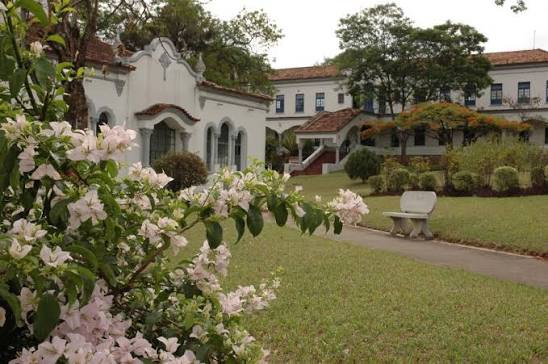
#> input picture imagens/01/puc-minas.jpg, 548 x 364 px
$ jupyter execute 01_05_ajustes_filtros_efeitos.ipynb   (shell and % lines are left out)
#> lines starting #> are read from the running program, lines starting #| are printed output that depends on the picture
# Ajustes, Filtros e Efeitos

Nesse notebook vamos explorar alguns recursos para realizar ajustes fotométricos, aplicar filtros e efeitos nas imagens.

[cell 1]
from IPython import get_ipython
if 'google.colab' in str(get_ipython()):
    print("Preparando ambiente Google Colab")
    !pip install opencv-python==5.0.0.93
    !pip install opencv-contrib-python==5.0.0.93
    !git clone https://github.com/pvoloshyn/curso-visao-computacional.git
    %cd curso-visao-computacional
else:
    pass

## Carregando bibliotecas

Nesse notebook, vamos usar as mesmas bibliotecas que trabalhamos nos notebooks anteriores.

[cell 2]
import cv2
import numpy as np
import matplotlib.pyplot as plt
import matplotlib
# Indica ao notebook to render figures in-page.
from IPython.display import Image

## 1. Ajustes Fotométricos

Ajustes fotométricos são transformações que modificam as características de iluminação, intensidade e cor de uma imagem, preservando sua estrutura geométrica e os objetos nela contidos.

### 1.1. Ajuste de Brilho e Contraste

A função `convertScaleAbs()` aplica uma transformação linear aos pixels da imagem de entrada `src`, multiplicando cada valor por um fator de escala (`alpha`) e adicionando um deslocamento (`beta`). Em seguida, calcula o valor absoluto do resultado e converte os pixels para o tipo `uint8`. <br>

---

### <font color="green">Sintaxe da Função</font>
```python
dst = cv2.convertScaleAbs(src[, dst[, alpha[, beta]]])
```

`dst`: imagem de saída. Ela terá o mesmo tamanho da imagem de entrada (`src`) e seus pixels serão convertidos para o tipo `uint8` após a aplicação da transformação linear e da operação de valor absoluto.

A função possui **1 argumento obrigatório**:

1. `src`: imagem de entrada.

Os argumentos opcionais mais utilizados incluem:

1. `alpha`: fator de escala aplicado aos valores dos pixels. O valor padrão é `1.0`. Controla o constraste da imagem.
2. `beta`: deslocamento (offset) somado aos valores dos pixels após a multiplicação por `alpha`. O valor padrão é `0`. Controla o brilho da imagem.

Essa função é frequentemente utilizada para realizar ajustes de brilho e contraste de forma simples e eficiente. Valores de `alpha` maiores que `1.0` aumentam o contraste da imagem, enquanto valores menores que `1.0` o reduzem. Já valores positivos de `beta` tornam a imagem mais clara, enquanto valores negativos a deixam mais escura.

[cell 3]
img = cv2.imread('imagens/01/puc-minas.jpg', cv2.IMREAD_COLOR)
#> img is the input picture: shape (364, 548, 3); mean B, G, R 81, 108.9, 114.6

# 3 sugestões de ajuste
scaleabs_img_1 = cv2.convertScaleAbs(img, alpha=2.0, beta=0.0)
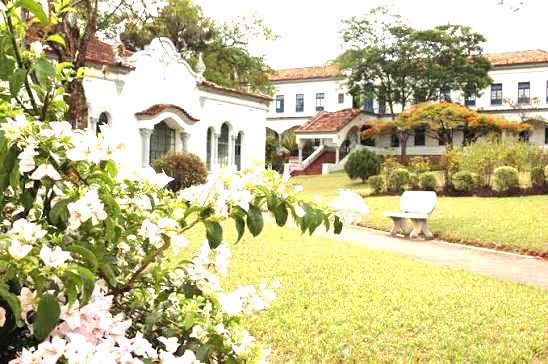
#> scaleabs_img_1: shape (364, 548, 3); mean B, G, R 141, 191.2, 197.3
scaleabs_img_2 = cv2.convertScaleAbs(img, alpha=0.3, beta=0.0)
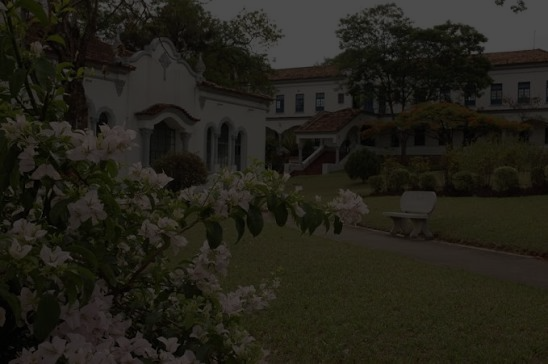
#> scaleabs_img_2: shape (364, 548, 3); mean B, G, R 24.3, 32.7, 34.4
scaleabs_img_3 = cv2.convertScaleAbs(img, alpha=1.0, beta=50.0)
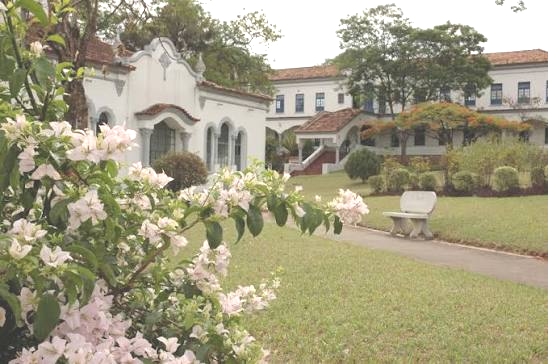
#> scaleabs_img_3: shape (364, 548, 3); mean B, G, R 128.3, 156.1, 161.7

# Apresenta imagens
plt.figure(figsize = [18, 5])
#> (this line was passed over: IPython is not available in this run)
plt.subplot(141); plt.imshow(scaleabs_img_1[:, :, ::-1])
#> (this line was passed over: IPython is not available in this run)
#> (this line was passed over: IPython is not available in this run)
plt.title('Alto Contraste')
#> (this line was passed over: IPython is not available in this run)
plt.subplot(142); plt.imshow(scaleabs_img_2[:, :, ::-1])
#> (this line was passed over: IPython is not available in this run)
#> (this line was passed over: IPython is not available in this run)
plt.title('Baixo Contraste')
#> (this line was passed over: IPython is not available in this run)
plt.subplot(143); plt.imshow(scaleabs_img_3[:, :, ::-1])
plt.title('Somente Brilho')
plt.subplot(144); plt.imshow(img[:, :, ::-1])
plt.title('Original');

$ run again, with imagens/01/tucanos.jpg copied over imagens/01/puc-minas.jpg
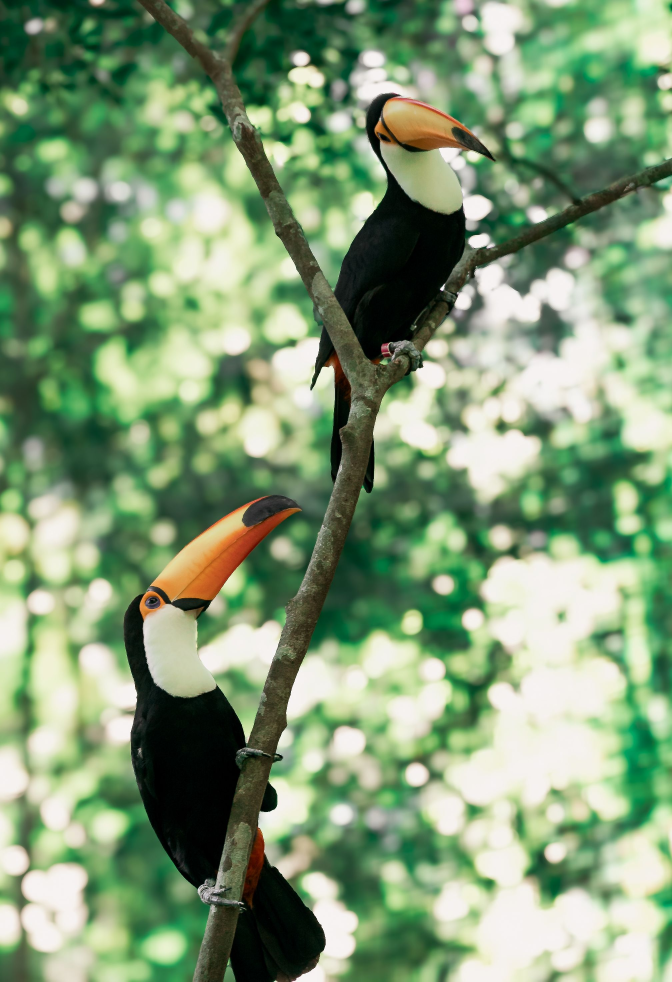
#> input picture imagens/01/tucanos.jpg, 2016 x 2944 px (shown at 1/3 size)
#> img is the input picture: shape (2944, 2016, 3); mean B, G, R 119.5, 155.5, 129.9
#> `scaleabs_img_2 = cv2.convertScaleAbs(img, alpha=0.3, beta=0.0)`:
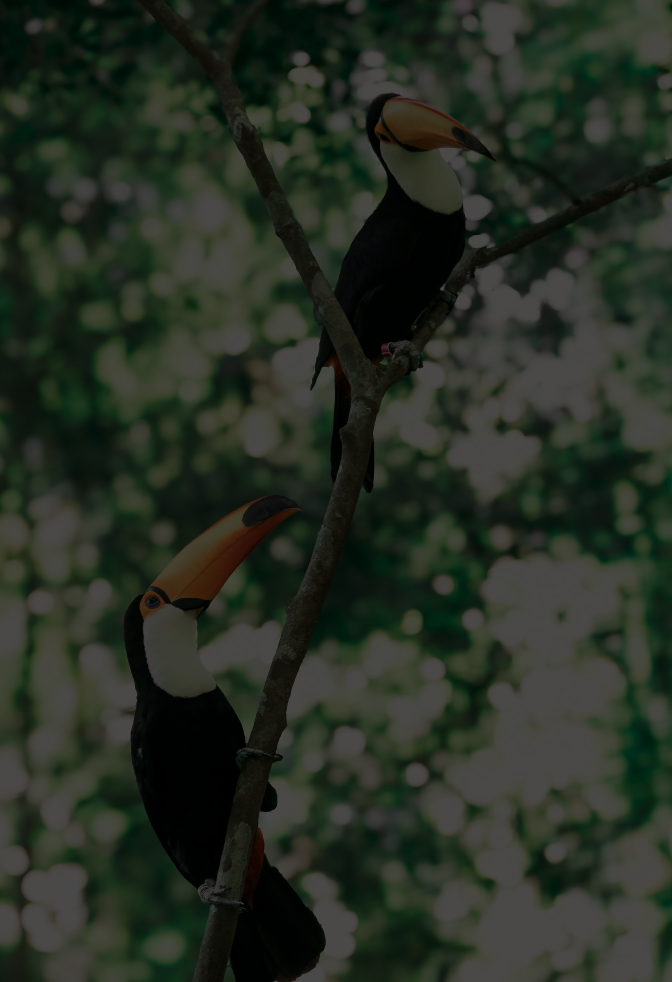
#> scaleabs_img_2: shape (2944, 2016, 3) (shown at 1/3 size); mean B, G, R 35.9, 46.7, 39
#> `scaleabs_img_3 = cv2.convertScaleAbs(img, alpha=1.0, beta=50.0)`:
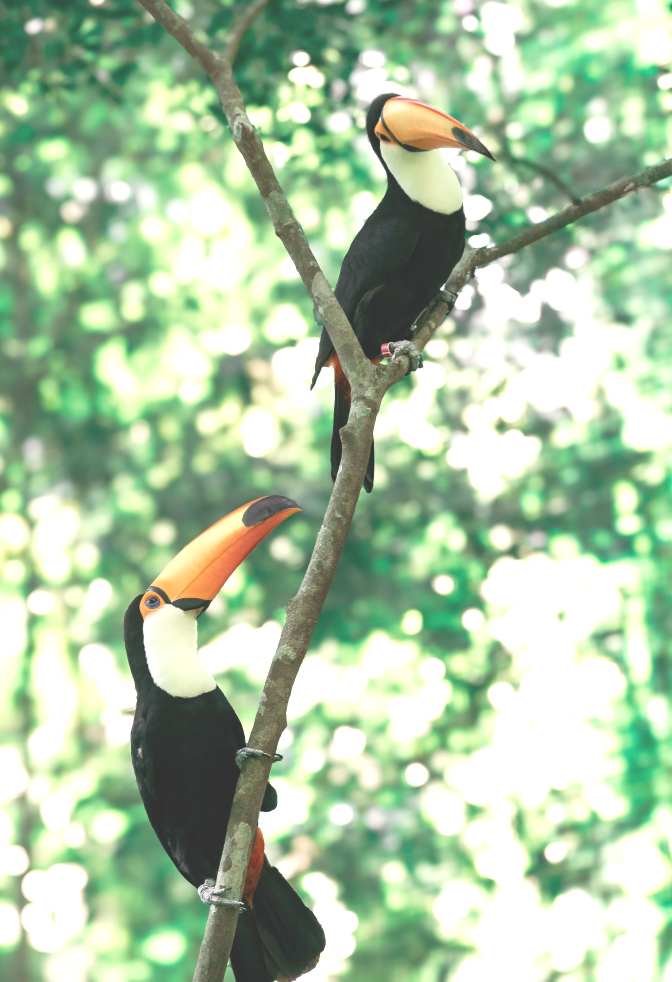
#> scaleabs_img_3: shape (2944, 2016, 3) (shown at 1/3 size); mean B, G, R 165.7, 197.5, 172.8
